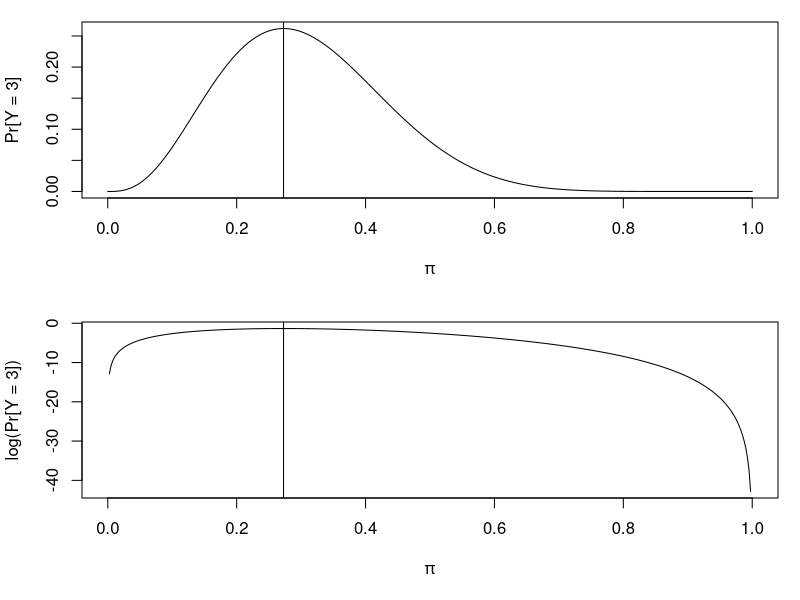
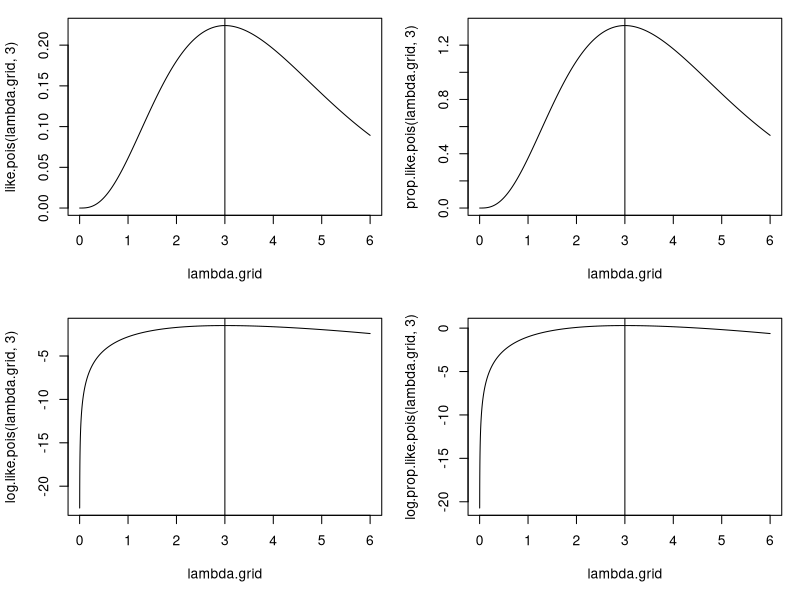
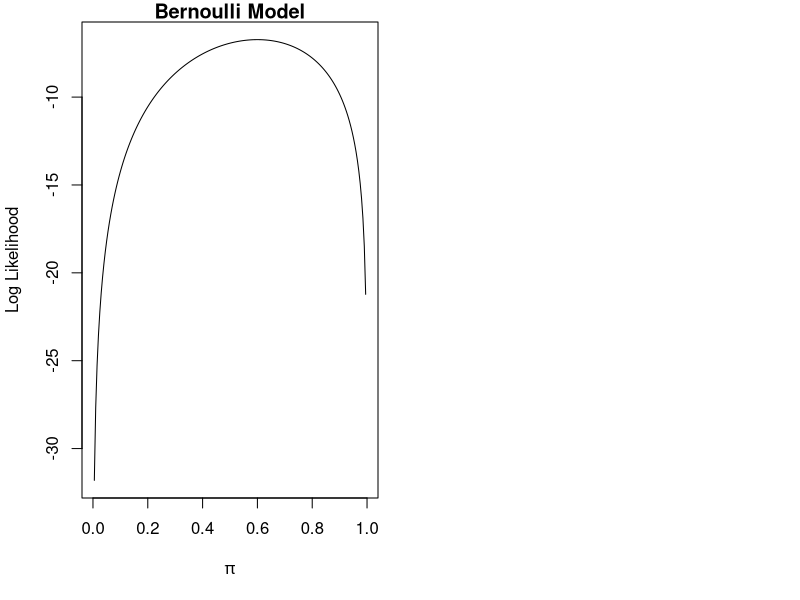

Reproduce these figures in R, in order. (Note: this script raises an error after producing the figures.)
# week 9: likelihood and log likelihood exercises from lecture notes
# likelihood of success of launch vehicles
(like.3 <- dbinom(3,11,0.3))  # 3 success from 11 attempts, pi = 0.3
# [1] 0.2568219

(like.8 <- dbinom(3,11,0.8)) # pi = 0.8
# [1] 0.0002162688

(ratio.like <- like.3 / like.8)
# [1] 1187.512

# can conlcude much more likely to see 3 successfull launcehs if pi = 0.3 rather than 0.8.
# therefore say pi = 0.3 is more PLAUSIBLE than pi = 0.8

# observed likelihood for binomial data
par(mfrow = c(2,1), mar = c(5.1, 4.1, 1.1,1.1))
curve(dbinom(3,11, prob = x), from = 0, to = 1, n = 401, xlab = expression(pi), ylab = "Pr[Y = 3]")
abline(v = 3/11)
curve(dbinom(3,11, prob = x, log = TRUE), from = 0, to = 1, n = 401, xlab = expression(pi), ylab = "log(Pr[Y = 3])")
abline(v = 3/11)

# observed likelihood for Poisson data
# example number of new disease cases reported per year
# R functions for the likelihood and proportional likelihood for a poisson observation

# including the multiplier 1 / y!
like.pois <- function(lambda, y) {
  like <- exp(-lambda) * lambda^y/factorial(y)
  return(like)
}
# excluding the multiplier 1 / y!
prop.like.pois <- function(lambda, y) {
  prop.like <- exp(-lambda) * lambda^y
  return(prop.like)
}

# R functions for the log likelihood and log likelihood without the constant for a poisson observation

# including the constant -log(3!)
log.like.pois <- function(lambda, y) {
  log.like <- - lambda + y * log(lambda) - lfactorial(y)
  return(log.like)
}

# excluding the constant -log(3!)
log.prop.like.pois <- function(lambda, y) {
  prop.log.like <- -lambda + y * log(lambda)
  return(prop.log.like)
}

# R commands to plot the likelihoods and log likelihoods with/ without the multiplier and constant 
# respectively for a poisson observation
lambda.grid <- seq(0.001, 6, by = 0.001)
par(mfrow = c(2,2))
plot(lambda.grid, like.pois(lambda.grid,3), type = 'l')
abline(v= 3)
plot(lambda.grid, prop.like.pois(lambda.grid, 3), type = 'l')
abline(v = 3)
plot(lambda.grid,log.like.pois(lambda.grid,3), type = 'l')
abline(v = 3)
plot(lambda.grid, log.prop.like.pois(lambda.grid,3), type = 'l')
abline(v = 3)
# same value of lambda maximises the functions in each plot

#---------------------------------------------------------
# log likelihood for binary data
# 2 players meet reguarly for a game of squash. results of last ten matches are 0,0,1,0,1,1,1,0,1,1

# R code to plot  the log likelihood functions
squash <- c(0,0,1,0,1,1,1,0,1,1)
n = length(squash)
y.sum <- sum(squash)
pi.grid <- seq(0,1,length = 201)

par(mfrow = c(1,2))

ber.lik <- pi.grid^y.sum * (1 - pi.grid) ^ (n - y.sum)
plot(pi.grid, log(ber.lik), xlab = expression(pi), ylab = 'Log Likelihood', type = 'l')
title('Bernoulli Model')

bin.like <- dbinom(y.sum, n, pi.grid)
plot(pi.grid, log(bin.lik), xlab = expression(pi), ylab = "Log Likelihood", type = 'l')
title("Binomial model")

#-------------------------------------
# R syntax for constructing likelihood and log likelihood for the 2 parameter soil data
Coated <- c(64,35)
Number <- c(84, 75)
pi1.grid <- seq(0.001, 0.999, length = 50)
pi2.grid <- seq(0.001, 0.999, length = 50)
log.lik <- matrix(0, ncol = 50, nrow = 50)
pmf <- matrix(0, ncol = 50, nrow = 50)

for (i in 1:50) {    # iterating over pi1
  for (j in 1:50) {    # iterating over pi2
    pmf[i,j] <- prod(dbinom(Coated, size = Number, prob = c(pi1.grid[i], pi2.grid[2])))
    log.lik[i,j] <- log(pmf[i,j])
  }
  
}
# R syntax for perspective plots of Likelihood and log likelihood for two parameter soil data
persp(pi1.grid, pi2.grid, pmf,
      main = 'Perspective plot of likelihood',
      ticktype = 'detailed', theta = 30, phi = 30, col = 'blue')
persp(pi1.grid, pi2.grid, log.lik,
      main = 'perspective plot of log likelihood',
      ticktype = 'detailed', theta = 30, phi = 30, col = 'blue')

# --------------------------------------------------------------------
# exercise 2: likelihood function for a raffle
# plot the likelihood function against different values of theta. code below generates the likelihood functio
# based on a single data point 'y'
# can see the max. likelihood estimate occurs at theta = y (in this case y = 87)
theta <- 1:200
y <- 87
like <- ifelse(theta >= y, 1/theta,0)
plot(theta, like, ylab = expression(L(theta)), xlab = expression(theta))
abline(v = 87, h = 1/y, col = 'blue')

# --------------------------------------------------------------------
# exercise 3: likelihood function for computer failures
# in R write a function to calculate likelihood and log likelihood
y <- c(1,5,1,4,2,3,1,3,6,4,4,4,2,3,2,2,4,5,5,2,5,3,2,2,3,1,2,5,1,4,1,1,1,2,1,3,2,5,3,5,2,5,1,1,5,2,3)
# function for the likelihood
like.pois <- function(lambda, y){
  n <- length(y)
  n.ybar <- n * mean(y)
  like <- exp(-n * lambda) * lambda^n.ybar
  return(like)
}

# function for log likelihood. calls the likelihood function
log.like.pois <- function(lambda, y) {
  log.lik <- log(like.pois(lambda,y))
  return(log.lik)
}

# plot the likelihood and th elog likelihood 
# set up a grid from lambda over a suitable range
lambda.grid <- seq(0.001, 10, by = 0.01)
# evaluate the likelihood and log likelihood over the values of lambda
lik <- like.pois(lambda.grid, y)
l <- log.like.pois(lambda.grid,y)
# plot the likelihood and log likelihood on the same plot
par(mfrow = c(2,1))
plot(lambda.grid, lik, ylab = expression(L(lambda)), xlab = expression(lambda), type = 'l')
abline(v = mean(y))
plot(lambda.grid, l, ylab = expression(L(lambda)), xlab = expression(lambda), type = 'l')
abline(v= mean(y))

# -------------------------------
# exercise 4: likelihood function for multiple births in cattle
cows <- c(364,183,8)
p1 <- seq(0.1,0.9,length = 50)
p2 <- seq(0.1,0.9,length = 50)
log.lik <- matrix(NA, ncol = 50, nrow = 50)

for (i in 1:50){
  for (j in 1:50) {
    if (p1[i] + p2[i] < 1)
      log.lik[i,j] <- cows[1] * log(p1[i]) + cows[2] * log(p2[j]) + cows[3] * log(1 - p1[i] - p2[j])
  }
}

persp(p1,p2, exp(log.lik), main = 'perspective plot', col = 'cyan', ticktype = 'detailed')
persp(p1, p2, log.lik, main = 'perspective plot', col='cyan', ticktype = 'detailed')
# the max. on th elikelihood plot roughly agrees with with the estimates of pi1 and pi2 (364/555 and 183/555)
# there is a region of the plot where the likelihood is 0 and log likelihood is undefined. This region 
# corresponds to values of pi1 and pi2 such that pi1 + pi2 >1 and outside the allowable range of these
# parameters
